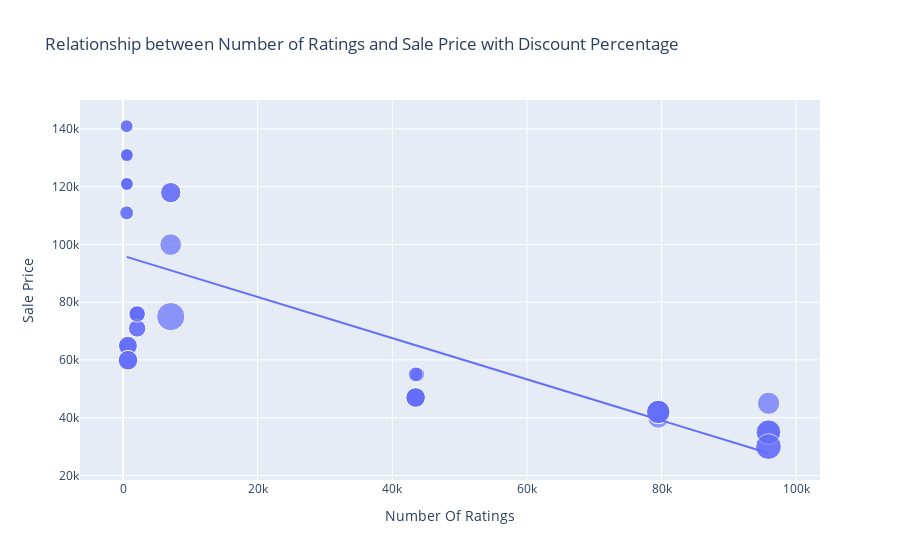

Notebook code for this chart:
### Code cell
figure = px.scatter(data_frame = data , x = 'Number Of Ratings', y = 'Sale Price', size = 'Discount Percentage', trendline= 'ols', title= 'Relationship between Number of Ratings and Sale Price with Discount Percentage')
figure.show()
